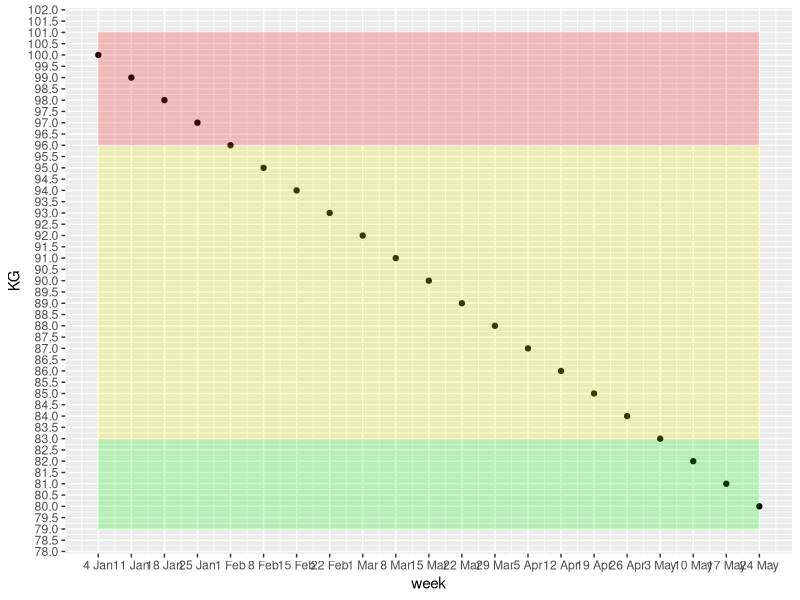
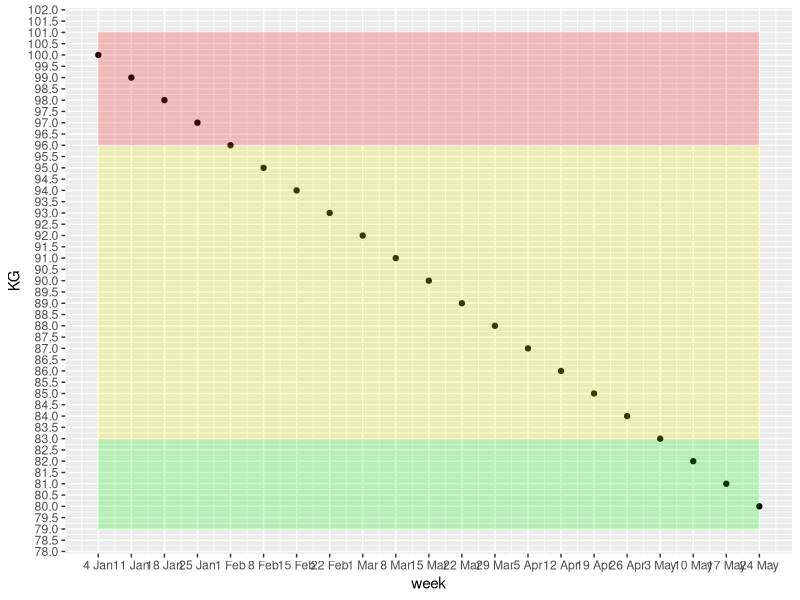

Reproduce these figures in R, in order.
library(ggplot2)

Jan <- c(1:31)
Feb <- c(1:28)
Mar <- c(1:31)
Apr <- c(1:30)
May <- c(1:31)
Jun <- c(1:30)
Jul <- c(1:31)
Aug <- c(1:31)
Sep <- c(1:30)
Oct <- c(1:31)
Nov <- c(1:30)
Dec <- c(1:31)

date <- c(Jan, Feb, Mar, Apr, May, Jun, Jul, Aug, Sep, Oct, Nov, Dec)

Jan <- rep("Jan", 31)
Feb <- rep("Feb", 28)
Mar <- rep("Mar", 31)
Apr <- rep("Apr", 30)
May <- rep("May", 31)
Jun <- rep("Jun", 30)
Jul <- rep("Jul", 31)
Aug <- rep("Aug", 31)
Sep <- rep("Sep", 30)
Oct <- rep("Oct", 31)
Nov <- rep("Nov", 30)
Dec <- rep("Dec", 31)

month <- c(Jan, Feb, Mar, Apr, May, Jun, Jul, Aug, Sep, Oct, Nov, Dec)

rm(Jan, Feb, Mar, Apr, May, Jun, Jul, Aug, Sep, Oct, Nov, Dec)

week <- c("Fri", "Sat", "Sun", "Mon", "Tue", "Wed", "Thu")

year <- as.data.frame(cbind(month, date))

# year <- year[4:nrow(year),]

days <- rep(week, length.out = nrow(year) )

year <- cbind(year, days)

rm(date, days, month, week)

KG <- rep(100:80, length.out = nrow(year), each = 7)

year <- cbind(year, KG)
rownames(year) <- NULL

year[148:nrow(year),]$KG <- 80

year <- year[year$days == "Mon",]

rownames(year) <- NULL

year

year <- year[1:21,]
year$week <- c(1:21)
year$DayMonth <- paste(year$date, year$month)

  
year$height <- 1.79
year$bmi <- (year$KG/year$height^2)
year$bmiNEW <- 1.3 * (year$KG/year$height^2.5)
year  
normal <- (25)
overweight <- (25)
obese <-  (30)

year$Satus <- NA
year[year$bmi <= normal , ]$Satus <- "normal"
year[year$bmi >= overweight , ]$Satus <- "overweight"
year[year$bmi >= obese , ]$Satus <- "obese"

year$SatusNEW <- NA
year[year$bmiNEW <= normal , ]$SatusNEW <- "normal"
year[year$bmiNEW >= overweight , ]$SatusNEW <- "overweight"
year[year$bmiNEW >= obese , ]$SatusNEW <- "obese"

ggplot(data = year, aes(x = week, y = KG))+
  geom_point() + 
  scale_y_continuous(breaks = seq(70, 110, by = 0.5))+
  scale_x_continuous(labels = year$DayMonth, breaks = seq(1,21,1))+
  geom_rect(aes(xmin = 1, xmax = 21, ymin = 79, ymax = 83), fill="green", alpha=0.01)+
  geom_rect(aes(xmin = 1, xmax = 21, ymin = 83, ymax = 96), fill="yellow", alpha=0.01)+
  geom_rect(aes(xmin = 1, xmax = 21, ymin = 96, ymax = 101), fill="red", alpha=0.01) 
  
ggsave("2021.pdf", width = 29.7, height = 21.0, units = "cm"  )
rm(year, KG, normal, obese, overweight)